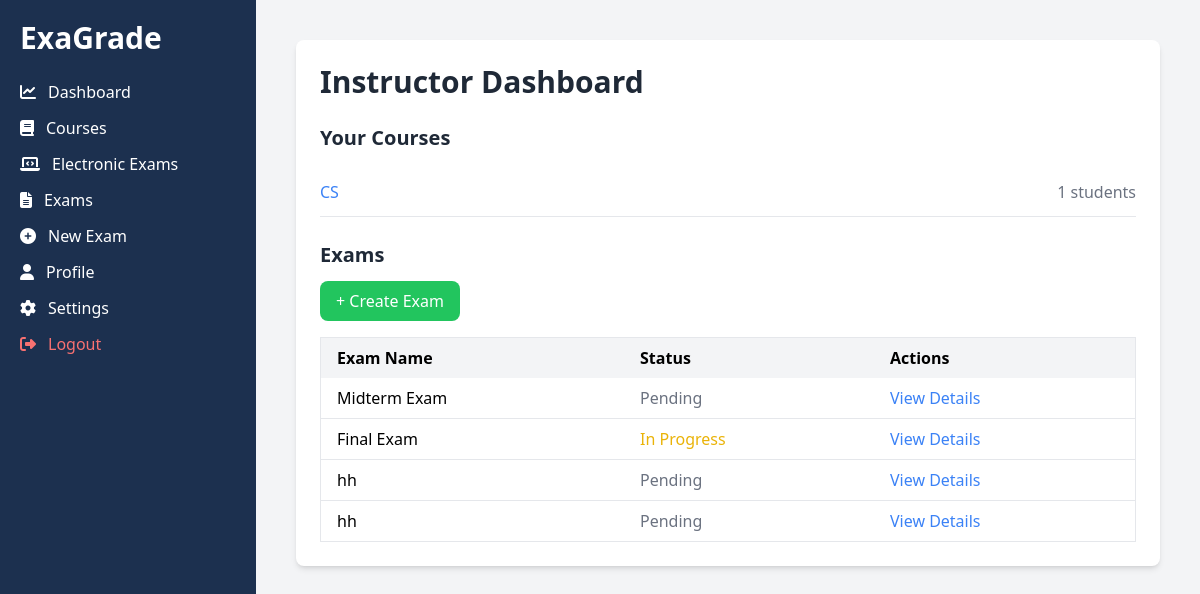
/users/dashboard/instructor/ (signed in), run on the app's committed database.
### courses/models.py (models this page shows, shortened)
class Course(models.Model):
    name = models.CharField(max_length=255)
    description = models.TextField(blank=True, null=True)
    instructor = models.ForeignKey(CustomUser, on_delete=models.CASCADE, related_name="courses")
    students = models.ManyToManyField(CustomUser, related_name="enrolled_courses", blank=True)
    course_code = models.CharField(max_length=6, unique=True, blank=True)  # Unique 6-digit code

### exams/models.py (models this page shows, shortened)
class Exam(models.Model):
    STATUS_CHOICES = [
        ("done", "Done"),
        ("progress", "Progress"),
        ("pending", "Pending"),
        ("requires_attention", "Requires Attention"),
    ]
    name = models.CharField(max_length=255)
    course = models.ForeignKey("courses.Course", on_delete=models.CASCADE, related_name="exams")
    created_at = models.DateTimeField(auto_now_add=True)
    status = models.CharField(max_length=20, choices=STATUS_CHOICES, default="pending")
    instructor = models.ForeignKey(CustomUser, on_delete=models.CASCADE, related_name="exams")
    solution_module = models.FileField(upload_to="exams/solution_modules/", blank=True, null=True)
    student_paper = models.FileField(upload_to="exams/student_papers/", blank=True, null=True)
    pdf_file = models.FileField(upload_to="exams/pdfs/", blank=True, null=True)

### users/views.py (the view)
# urls.py: path("dashboard/instructor/", instructor_dashboard, name="instructor_dashboard"),
@login_required
def instructor_dashboard(request):
    if not request.user.is_instructor:
        return redirect("users:student_dashboard")
    courses = Course.objects.filter(instructor=request.user)
    exams = Exam.objects.filter(course__in=courses)
    return render(request, "users/instructor_dashboard.html", {"courses": courses, "exams": exams})

### users/templates/users/instructor_dashboard.html
{% extends "base.html" %}
{% block content %}
<div class="max-w-6xl mx-auto bg-white p-6 rounded-lg shadow-md">
    <h1 class="text-3xl font-bold text-gray-800">Instructor Dashboard</h1>
    <div class="mt-6">
        <h2 class="text-xl font-bold text-gray-800">Your Courses</h2>
        {% if courses %}
            <ul class="mt-4">
                {% for course in courses %}
                    <li class="border-b py-3 flex justify-between">
                        <a href="{% url 'courses:detail' course.id %}" class="text-blue-500 hover:underline">
                            {{ course.name }}
                        </a>
                        <span class="text-gray-500">{{ course.students.count }} students</span>
                    </li>
                {% endfor %}
            </ul>
        {% else %}
            <p class="text-gray-500 mt-2">You have not created any courses yet.</p>
        {% endif %}
    </div>
    <div class="mt-6">
        <h2 class="text-xl font-bold text-gray-800">Exams</h2>
        <a href="{% url 'exams:add' %}" class="mt-3 inline-block bg-green-500 text-white px-4 py-2 rounded-lg hover:bg-green-600">
            + Create Exam
        </a>
        {% if exams %}
            <table class="mt-4 w-full border">
                <thead>
                    <tr class="bg-gray-100">
                        <th class="py-2 px-4 text-left">Exam Name</th>
                        <th class="py-2 px-4 text-left">Status</th>
                        <th class="py-2 px-4 text-left">Actions</th>
                    </tr>
                </thead>
                <tbody>
                    {% for exam in exams %}
                        <tr class="border-b">
                            <td class="py-2 px-4">{{ exam.name }}</td>
                            <td class="py-2 px-4">
                                {% if exam.status == "done" %}
                                    <span class="text-green-500">Completed</span>
                                {% elif exam.status == "progress" %}
                                    <span class="text-yellow-500">In Progress</span>
                                {% else %}
                                    <span class="text-gray-500">Pending</span>
                                {% endif %}
                            </td>
                            <td class="py-2 px-4">
                                <a href="{% url 'exams:detail' exam.id %}" class="text-blue-500 hover:underline">View Details</a>
                            </td>
                        </tr>
                    {% endfor %}
                </tbody>
            </table>
        {% else %}
            <p class="text-gray-500 mt-2">No exams created yet.</p>
        {% endif %}
    </div>
</div>
{% endblock %}

### data on the page
Course: name "CS", students.count "1"
Exam: name "Midterm Exam", status "Pending"
Exam: name "Final Exam", status "In Progress"
Exam: name "hh", status "Pending"
Exam: name "hh", status "Pending"
